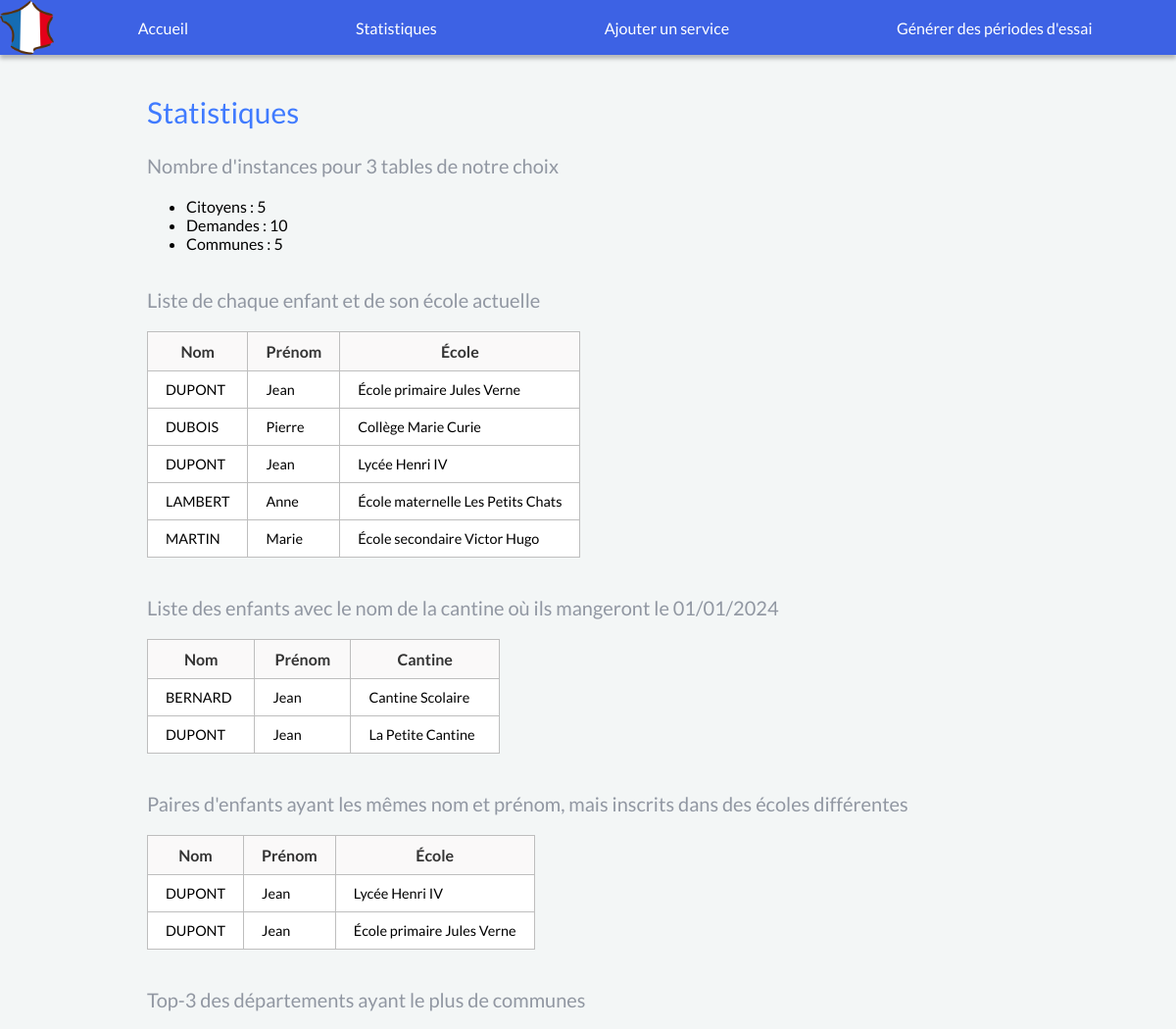
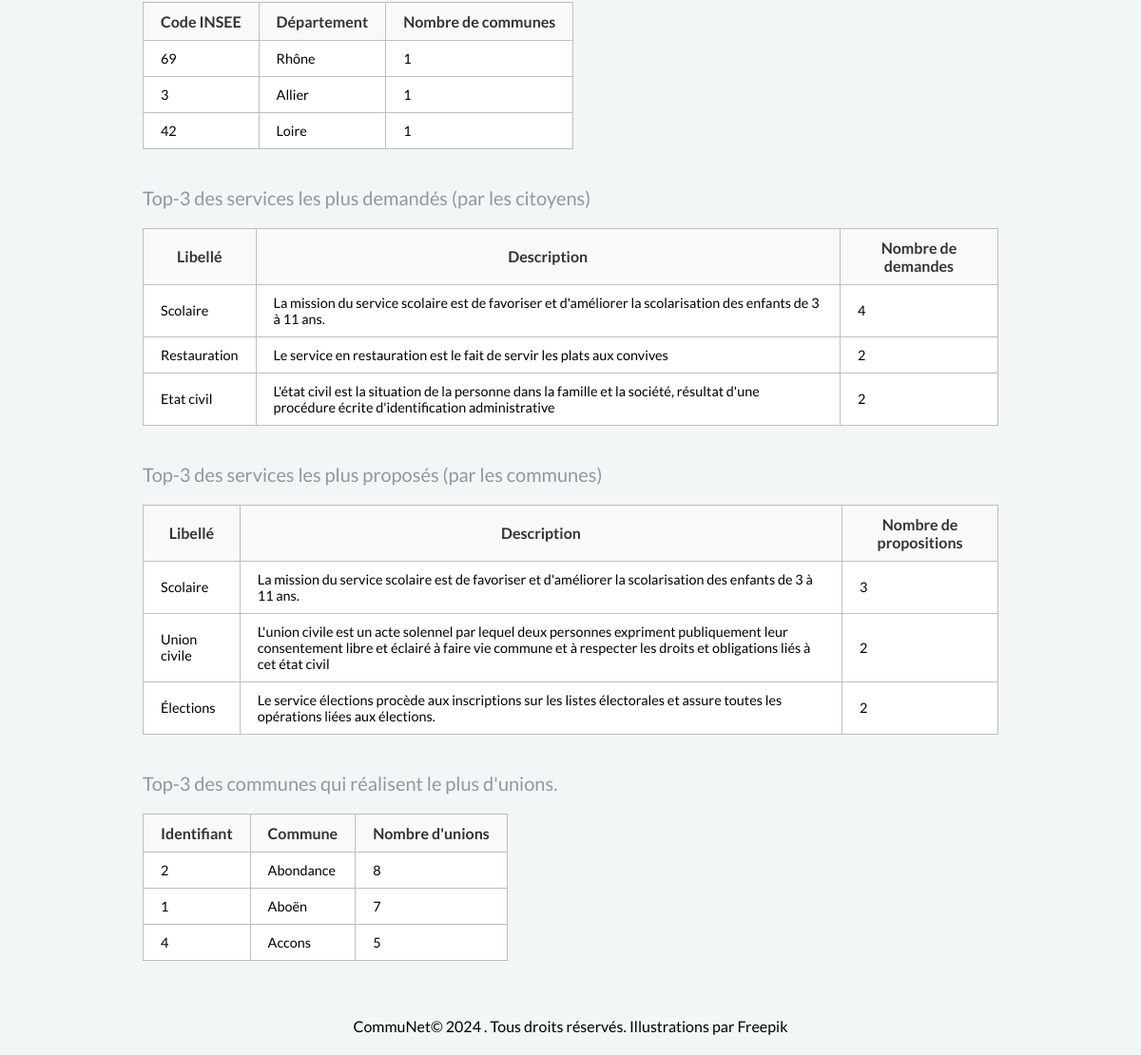
/index.php?page=statistiques, run on the app's committed database (2 pictures, top to bottom).
### tables this page shows
CREATE TABLE Inscrit(
	idInscrit INT AUTO_INCREMENT,
   nom VARCHAR(50),
   prénom VARCHAR(50),
   classe VARCHAR(50),
   premiereInscription BOOLEAN ,
   idLieu INT NOT NULL,
   PRIMARY KEY(idInscrit),
   FOREIGN KEY(nom, prénom) REFERENCES Enfant(nom, prénom),
   FOREIGN KEY(idLieu) REFERENCES École(idLieu)
)DEFAULT CHARSET=utf8;

CREATE TABLE Manger(
   nom VARCHAR(50),
   prénom VARCHAR(50),
   nbJoursAbsence INT,
   début DATE,
   fin DATE,
   PRIMARY KEY(nom, prénom),
   FOREIGN KEY(nom, prénom) REFERENCES Enfant(nom, prénom)
)DEFAULT CHARSET=utf8;

CREATE TABLE Enfant(
   nom VARCHAR(50),
   prénom VARCHAR(50),
   nom_C VARCHAR(50),
   adresse VARCHAR(100),
   FOREIGN KEY(nom_C, adresse) REFERENCES Cantine(nom, adresse),
   PRIMARY KEY(nom, prénom)
)DEFAULT CHARSET=utf8;

CREATE TABLE Commune(
   idCommune INT AUTO_INCREMENT,
   codePostal INT,
   nom VARCHAR(50),
   coordonnées VARCHAR(100),
   codeINSEE_3 INT(100),
   adresseMairie TEXT(100),
   codeINSEE_2 INT,
   PRIMARY KEY(idCommune),
   FOREIGN KEY(codeINSEE_2) REFERENCES Département(codeINSEE_2)
)DEFAULT CHARSET=utf8;

### inc/includes.php (called while the page is built, shortened)
<?php
    $nomSite = "CommuNet";
    $styleCSS = "css/style.css";
?>

### modele/modele.php (called while the page is built, shortened)
<?php
function countInstances($connexion, $nomTable) {
	$requete = "SELECT COUNT(*) AS nb FROM $nomTable";
	$res = mysqli_query($connexion, $requete);
	if($res != FALSE) {
		$row = mysqli_fetch_assoc($res);
		return $row['nb'];
	}
	return -1;
}
function getChildsAndSchool($connexion) {
	$requete = "SELECT I.nom, I.prénom, Ec.nom école FROM Inscrit I RIGHT OUTER JOIN École Ec ON I.idLieu= Ec.idLieu";
	$res = mysqli_query($connexion, $requete);
	$liste = mysqli_fetch_all($res, MYSQLI_ASSOC);
	return $liste;
}
function getChildsAndCanteen($connexion, $date) {
	$requete = "SELECT M.nom, M.prénom, E.nom_C cantine FROM `Manger` M NATURAL JOIN `Enfant` E WHERE '" . formatDate($date) . "' BETWEEN début AND fin";
	$res = mysqli_query($connexion, $requete);
	$instances = mysqli_fetch_all($res, MYSQLI_ASSOC);
	return $instances;
}
function getHomonymsAndSchool($connexion) {
	$requete = "SELECT I1.nom, I1.prénom , E.nom école FROM Inscrit I1 INNER JOIN Inscrit I2 INNER JOIN École E ON I1.nom = I2.nom AND I1.prénom = I2.prénom AND I1.idLieu != I2.idLieu WHERE I1.idLieu = E.idLieu";
	$res = mysqli_query($connexion, $requete);
	$instances = mysqli_fetch_all($res, MYSQLI_ASSOC);
	return $instances;
}
function getTop3Departments($connexion) {
	$requete = "SELECT D.codeINSEE_2 codeINSEE, D.nom nomDépartement, COUNT(C.idCommune) nbCommunes FROM Département D LEFT JOIN Commune C ON D.codeINSEE_2 = C.codeINSEE_2 GROUP BY D.codeINSEE_2, D.nom ORDER BY nbCommunes DESC LIMIT 3";
	$res = mysqli_query($connexion, $requete);
	$instances = mysqli_fetch_all($res, MYSQLI_ASSOC);
	return $instances;
}
function getTop3RequestedServices($connexion) {
	$requete = "SELECT D.libellé, S.description, COUNT(E.idDemande) nbDemandes FROM Demande D JOIN Effectuer E ON D.idDemande = E.idDemande NATURAL JOIN Service S GROUP BY D.libellé ORDER BY nbDemandes DESC LIMIT 3";
	$res = mysqli_query($connexion, $requete);
	$instances = mysqli_fetch_all($res, MYSQLI_ASSOC);
	return $instances;
}
function getTop3OfferedServices($connexion) {
	$requete = "SELECT P.libellé,S.description, COUNT(P.idCommune) AS nbServices FROM Proposer P NATURAL JOIN  Service S WHERE P.libellé= S.libellé GROUP BY P.libellé ORDER BY nbServices DESC LIMIT 3";
	$res = mysqli_query($connexion, $requete);
	$instances = mysqli_fetch_all($res, MYSQLI_ASSOC);
	return $instances;
}
function getTop3Municipalities($connexion) {
	$requete = "SELECT C.idCommune, C.nom commune, COUNT(UC.idDemande) AS nbUnions FROM Commune C JOIN Proposer P ON C.idCommune = P.idCommune JOIN Service S ON P.libellé = S.libellé JOIN Demande D ON S.libellé = D.libellé JOIN Union_civile UC ON D.idDemande = UC.idDemande GROUP BY C.idCommune, C.nom ORDER BY nbUnions DESC LIMIT 3 ";
	$res = mysqli_query($connexion, $requete);
	$instances = mysqli_fetch_all($res, MYSQLI_ASSOC);
	return $instances;
}
function formatDate($date) {
	$year = $date->format('Y');
	$month = $date->format('m');
	$day = $date->format('d');
	return "$year-$month-$day";
}
?>

### controleurs/controleurStatistiques.php (called while the page is built, shortened)
<?php
    $nbCitoyens = countInstances($connexion, "Citoyen");
    $nbDemandes = countInstances($connexion, "Demande");
    $nbCommunes = countInstances($connexion, "Commune");
    $listeEnfantsEcole = getChildsAndSchool($connexion);
    $listeEnfantsCantine = getChildsAndCanteen($connexion, new DateTime('2024-01-01'));
    $listeHomonymesEcole = getHomonymsAndSchool($connexion);
    $topDepartements = getTop3Departments($connexion);
    $topRequestedServices = getTop3RequestedServices($connexion);
    $topOfferedServices = getTop3OfferedServices($connexion);
    $topMunicipalities = getTop3Municipalities($connexion);
?>

### vues/vueStatistiques.php (the view)
<h2>Statistiques</h2>
<h3>Nombre d'instances pour 3 tables de notre choix</h3>
<ul>
    <li>Citoyens : <?= $nbCitoyens ?></li>
    <li>Demandes : <?= $nbDemandes ?></li>
    <li>Communes : <?= $nbCommunes ?></li>
</ul>
<h3>Liste de chaque enfant et de son école actuelle</h3>
<div class="tableau">
    <table>
        <thead>
            <tr>
                <th>Nom</th>
                <th>Prénom</th>
                <th>École</th>
            </tr>
        </thead>
        <tbody>
            <?php foreach($listeEnfantsEcole as $enfant) { ?>
                <tr>
                    <td><?= strtoupper($enfant['nom']) ?></td>
                    <td><?= $enfant['prénom'] ?></td>
                    <td><?= $enfant['école'] ?></td>
                </tr>
            <?php } ?>
        </tbody>
    </table>
</div>
<h3>Liste des enfants avec le nom de la cantine où ils mangeront le 01/01/2024</h3>
<div class="tableau">
    <table>
        <thead>
            <tr>
                <th>Nom</th>
                <th>Prénom</th>
                <th>Cantine</th>
            </tr>
        </thead>
        <tbody>
            <?php foreach($listeEnfantsCantine as $enfant) { ?>
                <tr>
                    <td><?= strtoupper($enfant['nom']) ?></td>
                    <td><?= $enfant['prénom'] ?></td>
                    <td><?= $enfant['cantine'] ?></td>
                </tr>
            <?php } ?>
        </tbody>
    </table>
</div>
<h3>Paires d'enfants ayant les mêmes nom et prénom, mais inscrits dans des écoles différentes</h3>
<div class="tableau">
    <table>
        <thead>
            <tr>
                <th>Nom</th>
                <th>Prénom</th>
                <th>École</th>
            </tr>
        </thead>
        <tbody>
            <?php foreach($listeHomonymesEcole as $enfant) { ?>
                <tr>
                    <td><?= strtoupper($enfant['nom']) ?></td>
                    <td><?= $enfant['prénom'] ?></td>
                    <td><?= $enfant['école'] ?></td>
                </tr>
            <?php } ?>
        </tbody>
    </table>
</div>
<h3>Top-3 des départements ayant le plus de communes</h3>
<div class="tableau">
    <table>
        <thead>
            <tr>
                <th>Code INSEE</th>
                <th>Département</th>
                <th>Nombre de communes</th>
            </tr>
        </thead>
        <tbody>
            <?php foreach($topDepartements as $department) { ?>
                <tr>
                    <td><?= $department['codeINSEE'] ?></td>
                    <td><?= $department['nomDépartement'] ?></td>
                    <td><?= $department['nbCommunes'] ?></td>
                </tr>
            <?php } ?>
        </tbody>
    </table>
</div>
<h3>Top-3 des services les plus demandés (par les citoyens)</h3>
<div class="tableau">
    <table>
        <thead>
            <tr>
                <th>Libellé</th>
                <th>Description</th>
                <th>Nombre de demandes</th>
            </tr>
        </thead>
        <tbody>
            <?php foreach($topRequestedServices as $service) { ?>
                <tr>
                    <td><?= $service['libellé'] ?></td>
                    <td><?= $service['description'] ?></td>
                    <td><?= $service['nbDemandes'] ?></td>
                </tr>
            <?php } ?>
        </tbody>
    </table>
</div>
<h3>Top-3 des services les plus proposés (par les communes)</h3>
<div class="tableau">
    <table>
        <thead>
            <tr>
                <th>Libellé</th>
                <th>Description</th>
                <th>Nombre de propositions</th>
            </tr>
        </thead>
        <tbody>
            <?php foreach($topOfferedServices as $service) { ?>
                <tr>
                    <td><?= $service['libellé'] ?></td>
                    <td><?= $service['description'] ?></td>
                    <td><?= $service['nbServices'] ?></td>
                </tr>
            <?php } ?>
        </tbody>
    </table>
</div>
<h3>Top-3 des communes qui réalisent le plus d'unions.</h3>
<div class="tableau">
    <table>
        <thead>
            <tr>
                <th>Identifiant</th>
                <th>Commune</th>
                <th>Nombre d'unions</th>
            </tr>
        </thead>
        <tbody>
            <?php foreach($topMunicipalities as $municipality) { ?>
                <tr>
                    <td><?= $municipality['idCommune'] ?></td>
                    <td><?= $municipality['commune'] ?></td>
                    <td><?= $municipality['nbUnions'] ?></td>
                </tr>
            <?php } ?>
        </tbody>
    </table>
</div>

### index.php (shortened to what this page needs)
<?php
require('inc/routes.php');
require('inc/includes.php');
require_once('modele/modele.php');
?>
<!DOCTYPE html>
<html>
	<head>
		<link href="<?= $styleCSS ?>" rel="stylesheet" media="all" type="text/css">
	</head>
	<body>
		<?php include($pathHeader); ?>
		<div id="divCentral">
			<main>
				<?php
					$controleur = $controleurAccueil;
					$vue = $vueAccueil;
					if(isset($_GET['page'])) {
						$nomPage = $_GET['page'];
						if(isset($routes[$nomPage])) {
							$controleur = $routes[$nomPage]['controleur'];
							$vue = $routes[$nomPage]['vue'];
						}
					}
					include('controleurs/' . $controleur . '.php');
					include('vues/' . $vue . '.php');
				?>
			</main>
		</div>
		<?php include($pathFooter); ?>
	</body>
</html>

### static/header.php
<header>
    <div>
        <a href="index.php"><img id="logo" src="img/logo.png"></img></a>
    </div>
	<?php include($pathMenu); ?>
</header>

### static/menu.php
<nav>
	<a href="index.php" class="button">Accueil</a>
	<a href="index.php?page=statistiques" class="button">Statistiques</a>
	<a href="index.php?page=ajouter" class="button">Ajouter un service</a>
	<a href="index.php?page=generer" class="button">Générer des périodes d'essai</a>
</nav>

### static/footer.php
<footer>
	<span>
		<a href="https://perso.liris.cnrs.fr/fabien.duchateau/bdw" class="button" target="_blank" alt="Page BDW"><?= $nomSite ?>© <?php print date("Y"); ?> . </a>
		Tous droits réservés. Illustrations par
		<a href="https://fr.freepik.com/" class="button" target="_blank" alt="Banque d'images">Freepik</a>
	</span>
</footer>

### css/style.css (style rules this page uses)
body { background-color: #F3F6F6; margin: 0; min-height: 100%; font-family: 'Lato', sans-serif; font-style: normal; color: black; font-weight: 400; line-height: normal; }
h1, h2, h3, h4 { font-weight: normal; }
h2 { color: #407bff; font-size: 30px; }
h3 { color: #9197A2; font-size: 20px; }
.button { transition: color 0.3s ease; }
a, .box { cursor: pointer; text-decoration: none; }
header { background-color: #3d62e4;; height: 7vh; display: flex; box-shadow: 0px 4px 4px rgba(0, 0, 0, 0.25); margin-bottom: 5vh; }
nav { width: 100vw; float: right; flex: 2; display: flex; align-items: center; }
nav a { margin: auto; color: white; }
footer { text-align: center; height: 5vh; flex: 1; margin-top: 5vh; }
footer a { color: black; }
main { width: 75%; min-height: 83vh; margin: auto; padding: 0 3vw; }
#logo { height: 100%; width: auto; float: left; flex: 1; }
ul { padding-bottom: 2vh; }
.tableau { display: inline-block; min-width: 30vw; max-width: 75vw; max-height: 50vh; overflow-x: hidden; overflow-y: auto; margin-bottom: 2vh; }
table { border-collapse: collapse; border: 1px solid #cccccc; width: 100%; box-shadow: -2px 2px 8.7px 0px rgba(0, 0, 0, 0.25); }
tbody { font-size: 0.9em; max-width: 100%; border-radius: 10px; }
td, th { border: 1px solid rgb(190, 190, 190); padding: 10px 18px; }
th { background-color: #faf9f9; color: #333333; }
td { background-color: white; }

### data on the page
inscrit: nom "DUPONT", prénom "Jean", idLieu.nom "École primaire Jules Verne"
inscrit: nom "DUBOIS", prénom "Pierre", idLieu.nom "Collège Marie Curie"
inscrit: nom "DUPONT", prénom "Jean", idLieu.nom "Lycée Henri IV"
inscrit: nom "LAMBERT", prénom "Anne", idLieu.nom "École maternelle Les Petits Chats"
inscrit: nom "MARTIN", prénom "Marie", idLieu.nom "École secondaire Victor Hugo"
manger: nom "BERNARD", prénom "Jean", enfant.nom_C "Cantine Scolaire"
manger: nom "DUPONT", prénom "Jean", enfant.nom_C "La Petite Cantine"
département: codeINSEE_2 "69", nom "Rhône", nbCommunes "1"
département: codeINSEE_2 "3", nom "Allier", nbCommunes "1"
département: codeINSEE_2 "42", nom "Loire", nbCommunes "1"
commune: idCommune "2", nom "Abondance", nbUnions "8"
commune: idCommune "1", nom "Aboën", nbUnions "7"
commune: idCommune "4", nom "Accons", nbUnions "5"

### other printed values
$nbCitoyens "5"
$nbDemandes "10"
$service['libellé'] "Scolaire"
$service['description'] "La mission du service scolaire est de favoriser et d'améliorer la scolarisation des enfants de 3 à 11 ans."
$service['nbDemandes'] "4"
$service['libellé'] "Restauration"
$service['description'] "Le service en restauration est le fait de servir les plats aux convives"
$service['nbDemandes'] "2"
$service['libellé'] "Etat civil"
$service['description'] "L'état civil est la situation de la personne dans la famille et la société, résultat d'une procédure écrite d'identification administrative"
$service['nbServices'] "3"
$service['libellé'] "Union civile"
$service['nbServices'] "2"
$service['libellé'] "Élections"
$service['description'] "Le service élections procède aux inscriptions sur les listes électorales et assure toutes les opérations liées aux élections."
